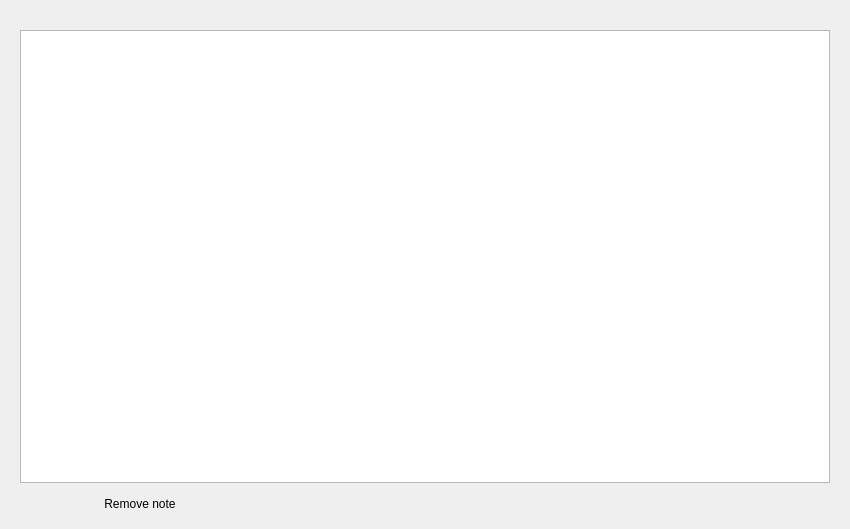
<?xml version="1.0" encoding="UTF-8"?>
<ui version="4.0">
 <class>UserNotePage</class>
 <widget class="QWidget" name="UserNotePage">
  <property name="geometry">
   <rect>
    <x>0</x>
    <y>0</y>
    <width>850</width>
    <height>529</height>
   </rect>
  </property>
  <property name="windowTitle">
   <string>Form</string>
  </property>
  <layout class="QGridLayout" name="gridLayout">
   <property name="leftMargin">
    <number>20</number>
   </property>
   <property name="topMargin">
    <number>10</number>
   </property>
   <property name="rightMargin">
    <number>20</number>
   </property>
   <property name="bottomMargin">
    <number>10</number>
   </property>
   <item row="1" column="0">
    <widget class="QTextBrowser" name="textBrowser"/>
   </item>
   <item row="0" column="0">
    <widget class="QLabel" name="lbl">
     <property name="text">
      <string/>
     </property>
     <property name="general_settings_label" stdset="0">
      <bool>true</bool>
     </property>
    </widget>
   </item>
   <item row="2" column="0">
    <widget class="QPushButton" name="btnRemove">
     <property name="sizePolicy">
      <sizepolicy hsizetype="Fixed" vsizetype="Fixed">
       <horstretch>0</horstretch>
       <verstretch>0</verstretch>
      </sizepolicy>
     </property>
     <property name="minimumSize">
      <size>
       <width>240</width>
       <height>30</height>
      </size>
     </property>
     <property name="maximumSize">
      <size>
       <width>240</width>
       <height>30</height>
      </size>
     </property>
     <property name="styleSheet">
      <string notr="true">QPushButton {
  	border: 0px;
}</string>
     </property>
     <property name="text">
      <string>Remove note</string>
     </property>
     <property name="blue_button" stdset="0">
      <bool>true</bool>
     </property>
    </widget>
   </item>
  </layout>
 </widget>
 <resources/>
 <connections/>
</ui>
